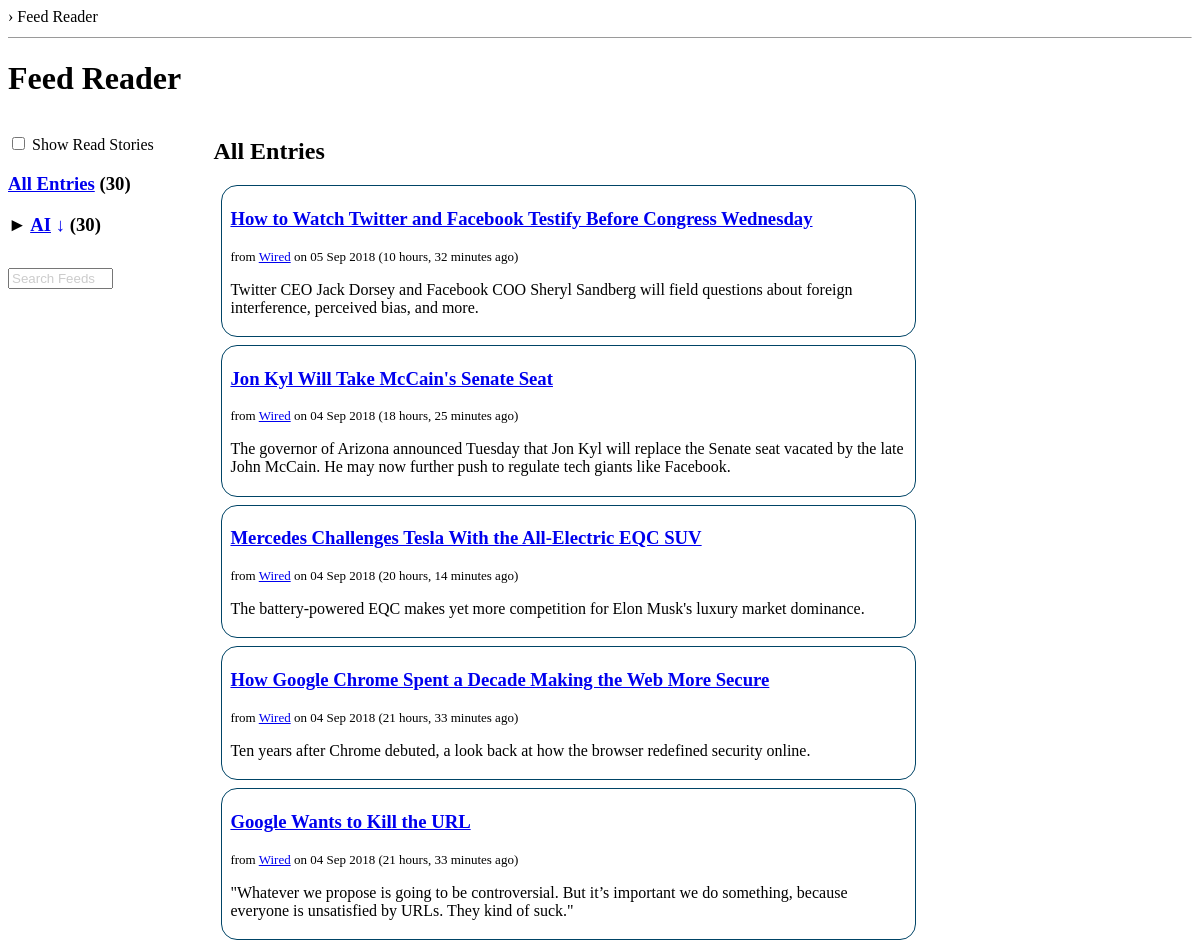
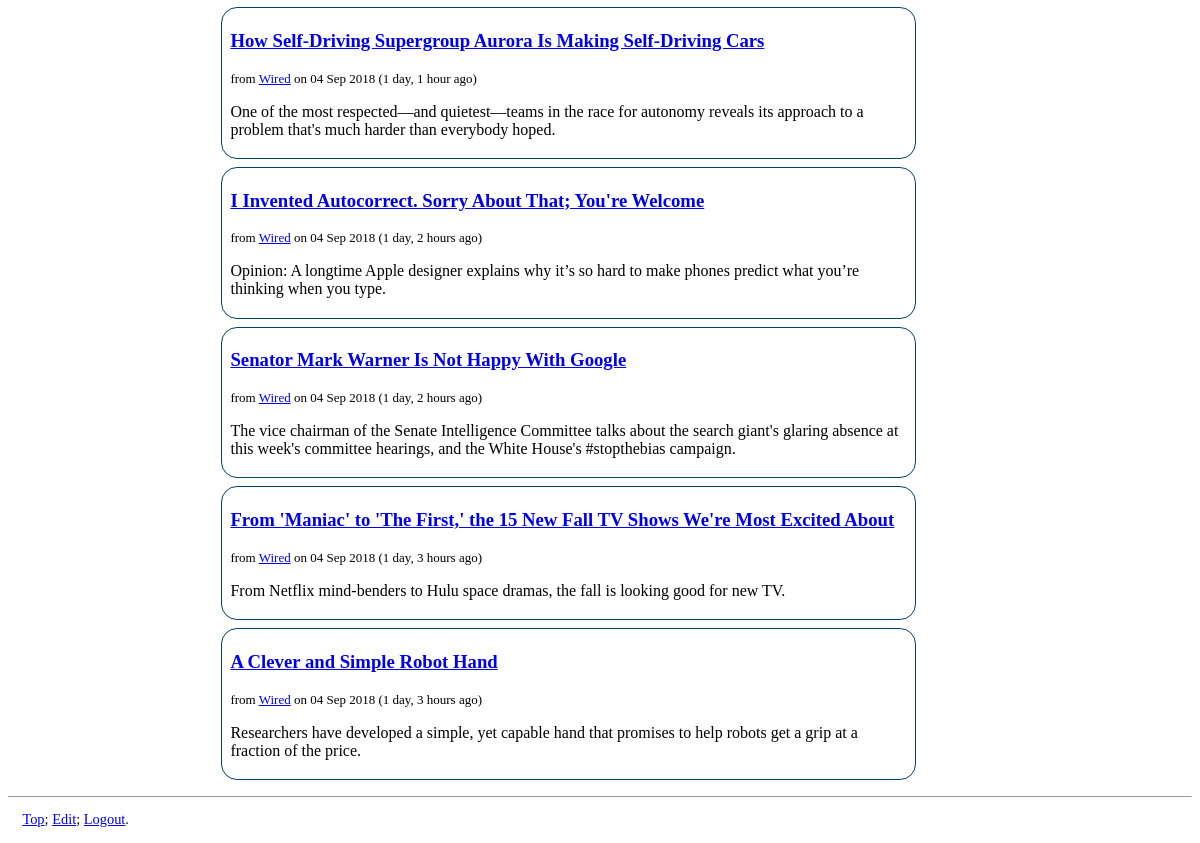
Page /feedreader/ on the committed database (2 pictures, top to bottom).
### feedreader/models.py (models this page shows, shortened)
class Group(models.Model):
    name = models.CharField(max_length=250, unique=True)
    class Meta:
        ordering = ['name']

class Entry(models.Model):
    feed = models.ForeignKey(Feed, on_delete=models.CASCADE)
    title = models.CharField(max_length=2000, blank=True, null=True)
    link = models.CharField(max_length=2000)
    description = models.TextField(blank=True, null=True)
    published_time = models.DateTimeField(auto_now_add=True)
    read_flag = models.BooleanField(default=False)
    class Meta:
        ordering = ['-published_time']
        verbose_name_plural = 'entries'
    objects = models.Manager()
    manager = EntryManager()

class Feed(models.Model):
    title = models.CharField(max_length=2000, blank=True, null=True)
    xml_url = models.CharField(max_length=255, unique=True)
    link = models.CharField(max_length=2000, blank=True, null=True)
    description = models.TextField(blank=True, null=True)
    published_time = models.DateTimeField(blank=True, null=True)
    last_polled_time = models.DateTimeField(blank=True, null=True)
    group = models.ForeignKey(Group, blank=True, null=True, on_delete=models.SET_NULL)
    class Meta:
        ordering = ['title']

### feedreader/views.py (the view)
# urls.py: path('', view=FeedList.as_view(), name='feed_list'),
class FeedList(LoginRequiredMixin, ListView):
    model = Group
    template_name = 'feedreader/feed_list.html'
    extra_context = {}
    def dispatch(self, request, *args, **kwargs):
        self.extra_context = build_context(request)
        return super(FeedList, self).dispatch(request, *args, **kwargs)
    def get_context_data(self, **kwargs):
        context = super(FeedList, self).get_context_data(**kwargs)
        context['logout_url'] = LOGOUT_URL
        context['no_group'] = Feed.objects.filter(group=None)
        self.extra_context.update(context)
        return self.extra_context

### feedreader/models.py (called while the page is built)
    def get_options(self):
        options = Options.objects.all()
        if options:
            options = options[0]
        else:  # Create options row with default values
            options = Options.objects.create()
        return options

### feedreader/templates/feedreader/feed_list.html (shortened to what this page needs)
{% extends "base.html" %}
{% load i18n staticfiles %}
{% block nav_path %}<a href="/">{{ site.domain }}</a> &rsaquo; {% trans 'Feed Reader' %}{% endblock %}
{% block content %}
    <h1>{% trans 'Feed Reader' %}</h1>
    <div id="menu" style="width:20%;float:left">
        <p>
            <input id="show_read"
                class="load_request"
                type="checkbox"
                name="{% trans 'Show Stories Already Read' %}">
            {% trans 'Show Read Stories' %}
        </p>
        <h3 id="all_entries_header">
            <a class="load_request"
                href="{% url 'feedreader:feed_list' %}"
                title="{% trans 'Show All feeds' %}">{% trans 'All Entries' %}</a>
            <span
                id="unread_total"
                title="{% trans 'Mark as Read' %}"
                class="load_request mark_read_request">
            </span>
        </h3>
        {% for group in group_list %}
            <div id="group_id={{ group.id }}" class="group">
                <h3>
                    <span id="group_{{ group.id }}_show">&#9658;</span>
                    <a class="load_request"
                        href="{% url 'feedreader:feed_list' %}?group_id={{ group.id }}"
                        title="{% trans 'Show All' %} {{ group.name }} feeds">{{ group.name }}</a>&nbsp;<a class="load_request poll_request"
                        href="{% url 'feedreader:feed_list' %}?group_id={{ group.id }}&poll_flag=1"
                        title="{% trans 'Poll All' %} {{ group.name }} feeds">&darr;</a>
                    <span id="unread_group{{group.id}}"
                        class="load_request mark_read_request"
                        title="{% trans 'Mark as Read' %}">
                    </span>
                </h3>
            </div>
        {% endfor %}
        <form name="input" action="{% url 'feedreader:search' %}" method="get" style="padding-right:1em;">
            <input id="feed_entry_search" type="text" tabindex="2" size="10"
                style="color:{% if feedreader_search_string %}#000;{% else %}#ccc{% endif %};"
                name="feedreader_search_string" title="{% trans 'Search Feeds' %}" class="text"
                value="{% if feedreader_search_string %}{{ feedreader_search_string }}{% else %}{% trans 'Search Feeds' %}{% endif %}"/>
        </form>
    </div>
    <div id="entries" style="width:75%;float:left;padding-left:1em;">
        {% include "feedreader/entry_list.html" %}
    </div>
{% endblock %}
{% block footer %}
    <p>
        <a href="#" title="{% trans 'Back to Top' %}">{% trans 'Top' %}</a>;
        <a href="{% url 'feedreader:edit_feeds' %}" title="{% trans 'Edit Feeds' %}">{% trans 'Edit' %}</a>;
        <a href="{{ logout_url }}">{% trans 'Logout' %}</a>.
    </p>
{% endblock %}

### feedreader/templates/feedreader/entry_list.html (shortened to what this page needs)
{% load i18n %}
{% if entries_header %}<h2>{{ entries_header }}</h2>{% endif %}
{% if entry_list %}
    {% for entry in entry_list %}
        <div id="entry_id={{ entry.id }}" class="feed_entry {% if entry.read_flag %}read_entry{% endif %}">
            <h3><a href="{{ entry.link }}">{{ entry.title|safe }}</a></h3>
            <p class="feedreader_subtitle">
                {% trans 'from' %}
                <a href="{{ entry.feed.link }}" title="{{ entry.feed.description|safe }}">
                    {{ entry.feed.title|safe }}</a>
                {% trans 'on' %} {{ entry.published_time|date:"d M Y" }} ({{ entry.published_time|timesince }} ago)
            </p>
            <p>{{ entry.description|safe }}</p>
        </div>
    {% endfor %}
{% endif %}

### feedreader/templates/feedreader/feed_list.html (style rules this page uses)
#menu { margin-bottom: 1em; }
.mark_read_request { font-weight:bold; }
.poll_request { text-decoration:none; }
p.feedreader_subtitle { font-size: small; }
.feed_entry { padding: 0.2em 0.5em; margin: 0.5em; border: 1px solid #046; border-radius: 1em; }
#feed_entry_search { margin-top: 1em; }

### rows in the picture
Group: name "AI"
Entry: title "How to Watch Twitter and Facebook Testify Before Congress Wednesday", feed "Wired", published_time "05 Sep 2018", published_time "10 hours, 32 minutes", description "Twitter CEO Jack Dorsey and Facebook COO Sheryl Sandberg will field questions about foreign interference, perceived bias, and more."
Entry: title "Jon Kyl Will Take McCain's Senate Seat", feed "Wired", published_time "04 Sep 2018", published_time "18 hours, 25 minutes", description "The governor of Arizona announced Tuesday that Jon Kyl will replace the Senate seat vacated by the late John McCain. He may now further push to regulate tech giants like Facebook."
Entry: title "Mercedes Challenges Tesla With the All-Electric EQC SUV", feed "Wired", published_time "04 Sep 2018", published_time "20 hours, 14 minutes", description "The battery-powered EQC makes yet more competition for Elon Musk's luxury market dominance."
Entry: title "How Google Chrome Spent a Decade Making the Web More Secure", feed "Wired", published_time "04 Sep 2018", published_time "21 hours, 33 minutes", description "Ten years after Chrome debuted, a look back at how the browser redefined security online."
Entry: title "Google Wants to Kill the URL", feed "Wired", published_time "04 Sep 2018", published_time "21 hours, 33 minutes", description "\"Whatever we propose is going to be controversial. But it’s important we do something, because everyone is unsatisfied by URLs. They kind of suck.\""
Entry: title "How Self-Driving Supergroup Aurora Is Making Self-Driving Cars", feed "Wired", published_time "04 Sep 2018", published_time "1 day, 1 hour", description "One of the most respected—and quietest—teams in the race for autonomy reveals its approach to a problem that's much harder than everybody hoped."
Entry: title "I Invented Autocorrect. Sorry About That; You're Welcome", feed "Wired", published_time "04 Sep 2018", published_time "1 day, 2 hours", description "Opinion: A longtime Apple designer explains why it’s so hard to make phones predict what you’re thinking when you type."
Entry: title "Senator Mark Warner Is Not Happy With Google", feed "Wired", published_time "04 Sep 2018", published_time "1 day, 2 hours", description "The vice chairman of the Senate Intelligence Committee talks about the search giant's glaring absence at this week's committee hearings, and the White House's #stopthebias campaign."
Entry: title "From 'Maniac' to 'The First,' the 15 New Fall TV Shows We're Most Excited About", feed "Wired", published_time "04 Sep 2018", published_time "1 day, 3 hours", description "From Netflix mind-benders to Hulu space dramas, the fall is looking good for new TV."
Entry: title "A Clever and Simple Robot Hand", feed "Wired", published_time "04 Sep 2018", published_time "1 day, 3 hours", description "Researchers have developed a simple, yet capable hand that promises to help robots get a grip at a fraction of the price."

### other values in the picture
{{ entries_header }} "All Entries"
